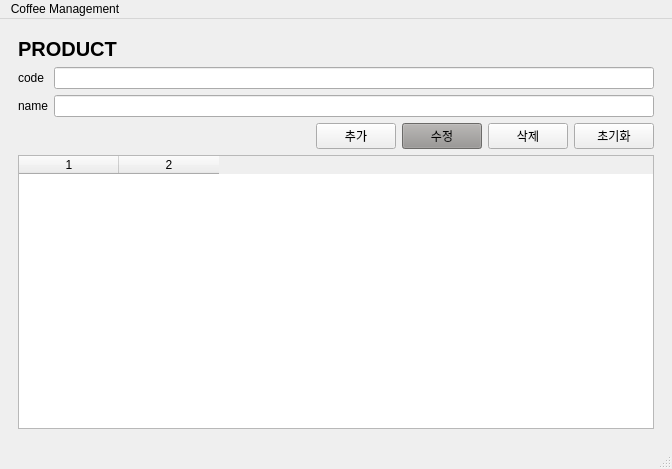
<?xml version="1.0" encoding="UTF-8"?>
<ui version="4.0">
 <class>MainWindow</class>
 <widget class="QMainWindow" name="MainWindow">
  <property name="geometry">
   <rect>
    <x>0</x>
    <y>0</y>
    <width>672</width>
    <height>469</height>
   </rect>
  </property>
  <property name="windowTitle">
   <string>Coffee_Application</string>
  </property>
  <widget class="QWidget" name="centralwidget">
   <layout class="QGridLayout" name="gridLayout_3">
    <item row="0" column="0">
     <widget class="QStackedWidget" name="stack_pg">
      <property name="currentIndex">
       <number>0</number>
      </property>
      <widget class="QWidget" name="pg_product">
       <layout class="QGridLayout" name="gridLayout">
        <item row="0" column="0">
         <layout class="QVBoxLayout" name="verticalLayout">
          <item>
           <widget class="QLabel" name="label">
            <property name="font">
             <font>
              <pointsize>15</pointsize>
              <weight>75</weight>
              <bold>true</bold>
             </font>
            </property>
            <property name="text">
             <string>PRODUCT</string>
            </property>
           </widget>
          </item>
          <item>
           <layout class="QFormLayout" name="formLayout">
            <item row="0" column="0">
             <widget class="QLabel" name="lbl_p_code">
              <property name="text">
               <string>code</string>
              </property>
             </widget>
            </item>
            <item row="0" column="1">
             <widget class="QLineEdit" name="le_p_code"/>
            </item>
            <item row="1" column="0">
             <widget class="QLabel" name="lbl_p_name">
              <property name="text">
               <string>name</string>
              </property>
             </widget>
            </item>
            <item row="1" column="1">
             <widget class="QLineEdit" name="le_p_name"/>
            </item>
           </layout>
          </item>
          <item>
           <layout class="QHBoxLayout" name="horizontalLayout">
            <item>
             <spacer name="horizontalSpacer">
              <property name="orientation">
               <enum>Qt::Horizontal</enum>
              </property>
              <property name="sizeHint" stdset="0">
               <size>
                <width>40</width>
                <height>20</height>
               </size>
              </property>
             </spacer>
            </item>
            <item>
             <widget class="QPushButton" name="btn_p_add">
              <property name="text">
               <string>추가</string>
              </property>
             </widget>
            </item>
            <item>
             <widget class="QPushButton" name="btn_p_update">
              <property name="palette">
               <palette>
                <active>
                 <colorrole role="WindowText">
                  <brush brushstyle="SolidPattern">
                   <color alpha="255">
                    <red>0</red>
                    <green>0</green>
                    <blue>0</blue>
                   </color>
                  </brush>
                 </colorrole>
                 <colorrole role="Button">
                  <brush brushstyle="SolidPattern">
                   <color alpha="255">
                    <red>150</red>
                    <green>148</green>
                    <blue>146</blue>
                   </color>
                  </brush>
                 </colorrole>
                 <colorrole role="Light">
                  <brush brushstyle="SolidPattern">
                   <color alpha="255">
                    <red>225</red>
                    <green>222</green>
                    <blue>219</blue>
                   </color>
                  </brush>
                 </colorrole>
                 <colorrole role="Midlight">
                  <brush brushstyle="SolidPattern">
                   <color alpha="255">
                    <red>187</red>
                    <green>185</green>
                    <blue>182</blue>
                   </color>
                  </brush>
                 </colorrole>
                 <colorrole role="Dark">
                  <brush brushstyle="SolidPattern">
                   <color alpha="255">
                    <red>75</red>
                    <green>74</green>
                    <blue>73</blue>
                   </color>
                  </brush>
                 </colorrole>
                 <colorrole role="Mid">
                  <brush brushstyle="SolidPattern">
                   <color alpha="255">
                    <red>100</red>
                    <green>99</green>
                    <blue>97</blue>
                   </color>
                  </brush>
                 </colorrole>
                 <colorrole role="Text">
                  <brush brushstyle="SolidPattern">
                   <color alpha="255">
                    <red>0</red>
                    <green>0</green>
                    <blue>0</blue>
                   </color>
                  </brush>
                 </colorrole>
                 <colorrole role="BrightText">
                  <brush brushstyle="SolidPattern">
                   <color alpha="255">
                    <red>255</red>
                    <green>255</green>
                    <blue>255</blue>
                   </color>
                  </brush>
                 </colorrole>
                 <colorrole role="ButtonText">
                  <brush brushstyle="SolidPattern">
                   <color alpha="255">
                    <red>0</red>
                    <green>0</green>
                    <blue>0</blue>
                   </color>
                  </brush>
                 </colorrole>
                 <colorrole role="Base">
                  <brush brushstyle="SolidPattern">
                   <color alpha="255">
                    <red>255</red>
                    <green>255</green>
                    <blue>255</blue>
                   </color>
                  </brush>
                 </colorrole>
                 <colorrole role="Window">
                  <brush brushstyle="SolidPattern">
                   <color alpha="255">
                    <red>150</red>
                    <green>148</green>
                    <blue>146</blue>
                   </color>
                  </brush>
                 </colorrole>
                 <colorrole role="Shadow">
                  <brush brushstyle="SolidPattern">
                   <color alpha="255">
                    <red>0</red>
                    <green>0</green>
                    <blue>0</blue>
                   </color>
                  </brush>
                 </colorrole>
                 <colorrole role="AlternateBase">
                  <brush brushstyle="SolidPattern">
                   <color alpha="255">
                    <red>202</red>
                    <green>201</green>
                    <blue>200</blue>
                   </color>
                  </brush>
                 </colorrole>
                 <colorrole role="ToolTipBase">
                  <brush brushstyle="SolidPattern">
                   <color alpha="255">
                    <red>255</red>
                    <green>255</green>
                    <blue>220</blue>
                   </color>
                  </brush>
                 </colorrole>
                 <colorrole role="ToolTipText">
                  <brush brushstyle="SolidPattern">
                   <color alpha="255">
                    <red>0</red>
                    <green>0</green>
                    <blue>0</blue>
                   </color>
                  </brush>
                 </colorrole>
                </active>
                <inactive>
                 <colorrole role="WindowText">
                  <brush brushstyle="SolidPattern">
                   <color alpha="255">
                    <red>0</red>
                    <green>0</green>
                    <blue>0</blue>
                   </color>
                  </brush>
                 </colorrole>
                 <colorrole role="Button">
                  <brush brushstyle="SolidPattern">
                   <color alpha="255">
                    <red>150</red>
                    <green>148</green>
                    <blue>146</blue>
                   </color>
                  </brush>
                 </colorrole>
                 <colorrole role="Light">
                  <brush brushstyle="SolidPattern">
                   <color alpha="255">
                    <red>225</red>
                    <green>222</green>
                    <blue>219</blue>
                   </color>
                  </brush>
                 </colorrole>
                 <colorrole role="Midlight">
                  <brush brushstyle="SolidPattern">
                   <color alpha="255">
                    <red>187</red>
                    <green>185</green>
                    <blue>182</blue>
                   </color>
                  </brush>
                 </colorrole>
                 <colorrole role="Dark">
                  <brush brushstyle="SolidPattern">
                   <color alpha="255">
                    <red>75</red>
                    <green>74</green>
                    <blue>73</blue>
                   </color>
                  </brush>
                 </colorrole>
                 <colorrole role="Mid">
                  <brush brushstyle="SolidPattern">
                   <color alpha="255">
                    <red>100</red>
                    <green>99</green>
                    <blue>97</blue>
                   </color>
                  </brush>
                 </colorrole>
                 <colorrole role="Text">
                  <brush brushstyle="SolidPattern">
                   <color alpha="255">
                    <red>0</red>
                    <green>0</green>
                    <blue>0</blue>
                   </color>
                  </brush>
                 </colorrole>
                 <colorrole role="BrightText">
                  <brush brushstyle="SolidPattern">
                   <color alpha="255">
                    <red>255</red>
                    <green>255</green>
                    <blue>255</blue>
                   </color>
                  </brush>
                 </colorrole>
                 <colorrole role="ButtonText">
                  <brush brushstyle="SolidPattern">
                   <color alpha="255">
                    <red>0</red>
                    <green>0</green>
                    <blue>0</blue>
                   </color>
                  </brush>
                 </colorrole>
                 <colorrole role="Base">
                  <brush brushstyle="SolidPattern">
                   <color alpha="255">
                    <red>255</red>
                    <green>255</green>
                    <blue>255</blue>
                   </color>
                  </brush>
                 </colorrole>
                 <colorrole role="Window">
                  <brush brushstyle="SolidPattern">
                   <color alpha="255">
                    <red>150</red>
                    <green>148</green>
                    <blue>146</blue>
                   </color>
                  </brush>
                 </colorrole>
                 <colorrole role="Shadow">
                  <brush brushstyle="SolidPattern">
                   <color alpha="255">
                    <red>0</red>
                    <green>0</green>
                    <blue>0</blue>
                   </color>
                  </brush>
                 </colorrole>
                 <colorrole role="AlternateBase">
                  <brush brushstyle="SolidPattern">
                   <color alpha="255">
                    <red>202</red>
                    <green>201</green>
                    <blue>200</blue>
                   </color>
                  </brush>
                 </colorrole>
                 <colorrole role="ToolTipBase">
                  <brush brushstyle="SolidPattern">
                   <color alpha="255">
                    <red>255</red>
                    <green>255</green>
                    <blue>220</blue>
                   </color>
                  </brush>
                 </colorrole>
                 <colorrole role="ToolTipText">
                  <brush brushstyle="SolidPattern">
                   <color alpha="255">
                    <red>0</red>
                    <green>0</green>
                    <blue>0</blue>
                   </color>
                  </brush>
                 </colorrole>
                </inactive>
                <disabled>
                 <colorrole role="WindowText">
                  <brush brushstyle="SolidPattern">
                   <color alpha="255">
                    <red>75</red>
                    <green>74</green>
                    <blue>73</blue>
                   </color>
                  </brush>
                 </colorrole>
                 <colorrole role="Button">
                  <brush brushstyle="SolidPattern">
                   <color alpha="255">
                    <red>150</red>
                    <green>148</green>
                    <blue>146</blue>
                   </color>
                  </brush>
                 </colorrole>
                 <colorrole role="Light">
                  <brush brushstyle="SolidPattern">
                   <color alpha="255">
                    <red>225</red>
                    <green>222</green>
                    <blue>219</blue>
                   </color>
                  </brush>
                 </colorrole>
                 <colorrole role="Midlight">
                  <brush brushstyle="SolidPattern">
                   <color alpha="255">
                    <red>187</red>
                    <green>185</green>
                    <blue>182</blue>
                   </color>
                  </brush>
                 </colorrole>
                 <colorrole role="Dark">
                  <brush brushstyle="SolidPattern">
                   <color alpha="255">
                    <red>75</red>
                    <green>74</green>
                    <blue>73</blue>
                   </color>
                  </brush>
                 </colorrole>
                 <colorrole role="Mid">
                  <brush brushstyle="SolidPattern">
                   <color alpha="255">
                    <red>100</red>
                    <green>99</green>
                    <blue>97</blue>
                   </color>
                  </brush>
                 </colorrole>
                 <colorrole role="Text">
                  <brush brushstyle="SolidPattern">
                   <color alpha="255">
                    <red>75</red>
                    <green>74</green>
                    <blue>73</blue>
                   </color>
                  </brush>
                 </colorrole>
                 <colorrole role="BrightText">
                  <brush brushstyle="SolidPattern">
                   <color alpha="255">
                    <red>255</red>
                    <green>255</green>
                    <blue>255</blue>
                   </color>
                  </brush>
                 </colorrole>
                 <colorrole role="ButtonText">
                  <brush brushstyle="SolidPattern">
                   <color alpha="255">
                    <red>75</red>
                    <green>74</green>
                    <blue>73</blue>
                   </color>
                  </brush>
                 </colorrole>
                 <colorrole role="Base">
                  <brush brushstyle="SolidPattern">
                   <color alpha="255">
                    <red>150</red>
                    <green>148</green>
                    <blue>146</blue>
                   </color>
                  </brush>
                 </colorrole>
                 <colorrole role="Window">
                  <brush brushstyle="SolidPattern">
                   <color alpha="255">
                    <red>150</red>
                    <green>148</green>
                    <blue>146</blue>
                   </color>
                  </brush>
                 </colorrole>
                 <colorrole role="Shadow">
                  <brush brushstyle="SolidPattern">
                   <color alpha="255">
                    <red>0</red>
                    <green>0</green>
                    <blue>0</blue>
                   </color>
                  </brush>
                 </colorrole>
                 <colorrole role="AlternateBase">
                  <brush brushstyle="SolidPattern">
                   <color alpha="255">
                    <red>150</red>
                    <green>148</green>
                    <blue>146</blue>
                   </color>
                  </brush>
                 </colorrole>
                 <colorrole role="ToolTipBase">
                  <brush brushstyle="SolidPattern">
                   <color alpha="255">
                    <red>255</red>
                    <green>255</green>
                    <blue>220</blue>
                   </color>
                  </brush>
                 </colorrole>
                 <colorrole role="ToolTipText">
                  <brush brushstyle="SolidPattern">
                   <color alpha="255">
                    <red>0</red>
                    <green>0</green>
                    <blue>0</blue>
                   </color>
                  </brush>
                 </colorrole>
                </disabled>
               </palette>
              </property>
              <property name="text">
               <string>수정</string>
              </property>
             </widget>
            </item>
            <item>
             <widget class="QPushButton" name="btn_p_del">
              <property name="text">
               <string>삭제</string>
              </property>
             </widget>
            </item>
            <item>
             <widget class="QPushButton" name="btn_p_init">
              <property name="text">
               <string>초기화</string>
              </property>
             </widget>
            </item>
           </layout>
          </item>
          <item>
           <widget class="QTableWidget" name="tbl_p">
            <property name="rowCount">
             <number>0</number>
            </property>
            <property name="columnCount">
             <number>2</number>
            </property>
            <column/>
            <column/>
           </widget>
          </item>
         </layout>
        </item>
       </layout>
      </widget>
      <widget class="QWidget" name="pg_sale">
       <layout class="QGridLayout" name="gridLayout_2">
        <item row="0" column="0">
         <layout class="QVBoxLayout" name="verticalLayout_4">
          <item>
           <widget class="QLabel" name="label_2">
            <property name="font">
             <font>
              <pointsize>15</pointsize>
              <weight>75</weight>
              <bold>true</bold>
             </font>
            </property>
            <property name="text">
             <string>SALE</string>
            </property>
           </widget>
          </item>
          <item>
           <layout class="QHBoxLayout" name="horizontalLayout_2">
            <item>
             <layout class="QVBoxLayout" name="verticalLayout_2">
              <item>
               <widget class="QLabel" name="lbl_s_code">
                <property name="text">
                 <string>code</string>
                </property>
               </widget>
              </item>
              <item>
               <widget class="QLabel" name="lbl_s_price">
                <property name="text">
                 <string>price</string>
                </property>
               </widget>
              </item>
              <item>
               <widget class="QLabel" name="lbl_s_saleCnt">
                <property name="text">
                 <string>saleCnt</string>
                </property>
               </widget>
              </item>
              <item>
               <widget class="QLabel" name="lbl_s_marginRate">
                <property name="text">
                 <string>marginRate</string>
                </property>
               </widget>
              </item>
             </layout>
            </item>
            <item>
             <layout class="QVBoxLayout" name="verticalLayout_3">
              <item>
               <widget class="QLineEdit" name="le_s_code"/>
              </item>
              <item>
               <widget class="QLineEdit" name="le_s_price"/>
              </item>
              <item>
               <widget class="QLineEdit" name="le_s_saleCnt"/>
              </item>
              <item>
               <widget class="QLineEdit" name="le_s_marginRate"/>
              </item>
             </layout>
            </item>
           </layout>
          </item>
          <item>
           <layout class="QHBoxLayout" name="horizontalLayout_3">
            <item>
             <spacer name="horizontalSpacer_2">
              <property name="orientation">
               <enum>Qt::Horizontal</enum>
              </property>
              <property name="sizeHint" stdset="0">
               <size>
                <width>40</width>
                <height>20</height>
               </size>
              </property>
             </spacer>
            </item>
            <item>
             <widget class="QPushButton" name="btn_s_add">
              <property name="text">
               <string>추가</string>
              </property>
             </widget>
            </item>
            <item>
             <widget class="QPushButton" name="btn_s_update">
              <property name="palette">
               <palette>
                <active>
                 <colorrole role="WindowText">
                  <brush brushstyle="SolidPattern">
                   <color alpha="255">
                    <red>0</red>
                    <green>0</green>
                    <blue>0</blue>
                   </color>
                  </brush>
                 </colorrole>
                 <colorrole role="Button">
                  <brush brushstyle="SolidPattern">
                   <color alpha="255">
                    <red>150</red>
                    <green>148</green>
                    <blue>146</blue>
                   </color>
                  </brush>
                 </colorrole>
                 <colorrole role="Light">
                  <brush brushstyle="SolidPattern">
                   <color alpha="255">
                    <red>225</red>
                    <green>222</green>
                    <blue>219</blue>
                   </color>
                  </brush>
                 </colorrole>
                 <colorrole role="Midlight">
                  <brush brushstyle="SolidPattern">
                   <color alpha="255">
                    <red>187</red>
                    <green>185</green>
                    <blue>182</blue>
                   </color>
                  </brush>
                 </colorrole>
                 <colorrole role="Dark">
                  <brush brushstyle="SolidPattern">
                   <color alpha="255">
                    <red>75</red>
                    <green>74</green>
                    <blue>73</blue>
                   </color>
                  </brush>
                 </colorrole>
                 <colorrole role="Mid">
                  <brush brushstyle="SolidPattern">
                   <color alpha="255">
                    <red>100</red>
                    <green>99</green>
                    <blue>97</blue>
                   </color>
                  </brush>
                 </colorrole>
                 <colorrole role="Text">
                  <brush brushstyle="SolidPattern">
                   <color alpha="255">
                    <red>0</red>
                    <green>0</green>
                    <blue>0</blue>
                   </color>
                  </brush>
                 </colorrole>
                 <colorrole role="BrightText">
                  <brush brushstyle="SolidPattern">
                   <color alpha="255">
                    <red>255</red>
                    <green>255</green>
                    <blue>255</blue>
                   </color>
                  </brush>
                 </colorrole>
                 <colorrole role="ButtonText">
                  <brush brushstyle="SolidPattern">
                   <color alpha="255">
                    <red>0</red>
                    <green>0</green>
                    <blue>0</blue>
                   </color>
                  </brush>
                 </colorrole>
                 <colorrole role="Base">
                  <brush brushstyle="SolidPattern">
                   <color alpha="255">
                    <red>255</red>
                    <green>255</green>
                    <blue>255</blue>
                   </color>
                  </brush>
                 </colorrole>
                 <colorrole role="Window">
                  <brush brushstyle="SolidPattern">
                   <color alpha="255">
                    <red>150</red>
                    <green>148</green>
                    <blue>146</blue>
                   </color>
                  </brush>
                 </colorrole>
                 <colorrole role="Shadow">
                  <brush brushstyle="SolidPattern">
                   <color alpha="255">
                    <red>0</red>
                    <green>0</green>
                    <blue>0</blue>
                   </color>
                  </brush>
                 </colorrole>
                 <colorrole role="AlternateBase">
                  <brush brushstyle="SolidPattern">
                   <color alpha="255">
                    <red>202</red>
                    <green>201</green>
                    <blue>200</blue>
                   </color>
                  </brush>
                 </colorrole>
                 <colorrole role="ToolTipBase">
                  <brush brushstyle="SolidPattern">
                   <color alpha="255">
                    <red>255</red>
                    <green>255</green>
                    <blue>220</blue>
                   </color>
                  </brush>
                 </colorrole>
                 <colorrole role="ToolTipText">
                  <brush brushstyle="SolidPattern">
                   <color alpha="255">
                    <red>0</red>
                    <green>0</green>
                    <blue>0</blue>
                   </color>
                  </brush>
                 </colorrole>
                </active>
                <inactive>
                 <colorrole role="WindowText">
                  <brush brushstyle="SolidPattern">
                   <color alpha="255">
                    <red>0</red>
                    <green>0</green>
                    <blue>0</blue>
                   </color>
                  </brush>
                 </colorrole>
                 <colorrole role="Button">
                  <brush brushstyle="SolidPattern">
                   <color alpha="255">
                    <red>150</red>
                    <green>148</green>
                    <blue>146</blue>
                   </color>
                  </brush>
                 </colorrole>
                 <colorrole role="Light">
                  <brush brushstyle="SolidPattern">
                   <color alpha="255">
                    <red>225</red>
                    <green>222</green>
                    <blue>219</blue>
                   </color>
                  </brush>
                 </colorrole>
                 <colorrole role="Midlight">
                  <brush brushstyle="SolidPattern">
                   <color alpha="255">
                    <red>187</red>
                    <green>185</green>
                    <blue>182</blue>
                   </color>
                  </brush>
                 </colorrole>
                 <colorrole role="Dark">
                  <brush brushstyle="SolidPattern">
                   <color alpha="255">
                    <red>75</red>
                    <green>74</green>
                    <blue>73</blue>
                   </color>
                  </brush>
                 </colorrole>
                 <colorrole role="Mid">
                  <brush brushstyle="SolidPattern">
                   <color alpha="255">
                    <red>100</red>
                    <green>99</green>
                    <blue>97</blue>
                   </color>
                  </brush>
                 </colorrole>
                 <colorrole role="Text">
                  <brush brushstyle="SolidPattern">
                   <color alpha="255">
                    <red>0</red>
                    <green>0</green>
                    <blue>0</blue>
                   </color>
                  </brush>
                 </colorrole>
                 <colorrole role="BrightText">
                  <brush brushstyle="SolidPattern">
                   <color alpha="255">
                    <red>255</red>
                    <green>255</green>
                    <blue>255</blue>
                   </color>
                  </brush>
                 </colorrole>
                 <colorrole role="ButtonText">
                  <brush brushstyle="SolidPattern">
                   <color alpha="255">
                    <red>0</red>
                    <green>0</green>
                    <blue>0</blue>
                   </color>
                  </brush>
                 </colorrole>
                 <colorrole role="Base">
                  <brush brushstyle="SolidPattern">
                   <color alpha="255">
                    <red>255</red>
                    <green>255</green>
                    <blue>255</blue>
                   </color>
                  </brush>
                 </colorrole>
                 <colorrole role="Window">
                  <brush brushstyle="SolidPattern">
                   <color alpha="255">
                    <red>150</red>
                    <green>148</green>
                    <blue>146</blue>
                   </color>
                  </brush>
                 </colorrole>
                 <colorrole role="Shadow">
                  <brush brushstyle="SolidPattern">
                   <color alpha="255">
                    <red>0</red>
                    <green>0</green>
                    <blue>0</blue>
                   </color>
                  </brush>
                 </colorrole>
                 <colorrole role="AlternateBase">
                  <brush brushstyle="SolidPattern">
                   <color alpha="255">
                    <red>202</red>
                    <green>201</green>
                    <blue>200</blue>
                   </color>
                  </brush>
                 </colorrole>
                 <colorrole role="ToolTipBase">
                  <brush brushstyle="SolidPattern">
                   <color alpha="255">
                    <red>255</red>
                    <green>255</green>
                    <blue>220</blue>
                   </color>
                  </brush>
                 </colorrole>
                 <colorrole role="ToolTipText">
                  <brush brushstyle="SolidPattern">
                   <color alpha="255">
                    <red>0</red>
                    <green>0</green>
                    <blue>0</blue>
                   </color>
                  </brush>
                 </colorrole>
                </inactive>
                <disabled>
                 <colorrole role="WindowText">
                  <brush brushstyle="SolidPattern">
                   <color alpha="255">
                    <red>75</red>
                    <green>74</green>
                    <blue>73</blue>
                   </color>
                  </brush>
                 </colorrole>
                 <colorrole role="Button">
                  <brush brushstyle="SolidPattern">
                   <color alpha="255">
                    <red>150</red>
                    <green>148</green>
                    <blue>146</blue>
                   </color>
                  </brush>
                 </colorrole>
                 <colorrole role="Light">
                  <brush brushstyle="SolidPattern">
                   <color alpha="255">
                    <red>225</red>
                    <green>222</green>
                    <blue>219</blue>
                   </color>
                  </brush>
                 </colorrole>
                 <colorrole role="Midlight">
                  <brush brushstyle="SolidPattern">
                   <color alpha="255">
                    <red>187</red>
                    <green>185</green>
                    <blue>182</blue>
                   </color>
                  </brush>
                 </colorrole>
                 <colorrole role="Dark">
                  <brush brushstyle="SolidPattern">
                   <color alpha="255">
                    <red>75</red>
                    <green>74</green>
                    <blue>73</blue>
                   </color>
                  </brush>
                 </colorrole>
                 <colorrole role="Mid">
                  <brush brushstyle="SolidPattern">
                   <color alpha="255">
                    <red>100</red>
                    <green>99</green>
                    <blue>97</blue>
                   </color>
                  </brush>
                 </colorrole>
                 <colorrole role="Text">
                  <brush brushstyle="SolidPattern">
                   <color alpha="255">
                    <red>75</red>
                    <green>74</green>
                    <blue>73</blue>
                   </color>
                  </brush>
                 </colorrole>
                 <colorrole role="BrightText">
                  <brush brushstyle="SolidPattern">
                   <color alpha="255">
                    <red>255</red>
                    <green>255</green>
                    <blue>255</blue>
                   </color>
                  </brush>
                 </colorrole>
                 <colorrole role="ButtonText">
                  <brush brushstyle="SolidPattern">
                   <color alpha="255">
                    <red>75</red>
                    <green>74</green>
                    <blue>73</blue>
                   </color>
                  </brush>
                 </colorrole>
                 <colorrole role="Base">
                  <brush brushstyle="SolidPattern">
                   <color alpha="255">
                    <red>150</red>
                    <green>148</green>
                    <blue>146</blue>
                   </color>
                  </brush>
                 </colorrole>
                 <colorrole role="Window">
                  <brush brushstyle="SolidPattern">
                   <color alpha="255">
                    <red>150</red>
                    <green>148</green>
                    <blue>146</blue>
                   </color>
                  </brush>
                 </colorrole>
                 <colorrole role="Shadow">
                  <brush brushstyle="SolidPattern">
                   <color alpha="255">
                    <red>0</red>
                    <green>0</green>
                    <blue>0</blue>
                   </color>
                  </brush>
                 </colorrole>
                 <colorrole role="AlternateBase">
                  <brush brushstyle="SolidPattern">
                   <color alpha="255">
                    <red>150</red>
                    <green>148</green>
                    <blue>146</blue>
                   </color>
                  </brush>
                 </colorrole>
                 <colorrole role="ToolTipBase">
                  <brush brushstyle="SolidPattern">
                   <color alpha="255">
                    <red>255</red>
                    <green>255</green>
                    <blue>220</blue>
                   </color>
                  </brush>
                 </colorrole>
                 <colorrole role="ToolTipText">
                  <brush brushstyle="SolidPattern">
                   <color alpha="255">
                    <red>0</red>
                    <green>0</green>
                    <blue>0</blue>
                   </color>
                  </brush>
                 </colorrole>
                </disabled>
               </palette>
              </property>
              <property name="text">
               <string>수정</string>
              </property>
             </widget>
            </item>
            <item>
             <widget class="QPushButton" name="btn_s_del">
              <property name="text">
               <string>삭제</string>
              </property>
             </widget>
            </item>
            <item>
             <widget class="QPushButton" name="btn_s_init">
              <property name="text">
               <string>초기화</string>
              </property>
             </widget>
            </item>
           </layout>
          </item>
          <item>
           <widget class="QTableWidget" name="tbl_s">
            <property name="rowCount">
             <number>0</number>
            </property>
            <property name="columnCount">
             <number>5</number>
            </property>
            <column/>
            <column/>
            <column/>
            <column/>
            <column/>
           </widget>
          </item>
         </layout>
        </item>
       </layout>
      </widget>
      <widget class="QWidget" name="page_sale_detail">
       <layout class="QGridLayout" name="gridLayout_4">
        <item row="0" column="0">
         <layout class="QVBoxLayout" name="verticalLayout_5">
          <item>
           <widget class="QLabel" name="label_3">
            <property name="font">
             <font>
              <pointsize>15</pointsize>
              <weight>75</weight>
              <bold>true</bold>
             </font>
            </property>
            <property name="text">
             <string>SALE_Detail</string>
            </property>
           </widget>
          </item>
          <item>
           <layout class="QHBoxLayout" name="horizontalLayout_4">
            <item>
             <widget class="QPushButton" name="btn_sd_no">
              <property name="text">
               <string>입력순정렬</string>
              </property>
             </widget>
            </item>
            <item>
             <widget class="QPushButton" name="btn_sd_sp">
              <property name="text">
               <string>sale_price순정렬</string>
              </property>
             </widget>
            </item>
            <item>
             <widget class="QPushButton" name="btn_sd_mp">
              <property name="text">
               <string>margin_price순 정렬</string>
              </property>
             </widget>
            </item>
           </layout>
          </item>
          <item>
           <widget class="QTableWidget" name="tbl_sd">
            <property name="rowCount">
             <number>0</number>
            </property>
            <property name="columnCount">
             <number>10</number>
            </property>
            <column/>
            <column/>
            <column/>
            <column/>
            <column/>
            <column/>
            <column/>
            <column/>
            <column/>
            <column/>
           </widget>
          </item>
         </layout>
        </item>
       </layout>
      </widget>
     </widget>
    </item>
   </layout>
  </widget>
  <widget class="QMenuBar" name="menubar">
   <property name="geometry">
    <rect>
     <x>0</x>
     <y>0</y>
     <width>672</width>
     <height>20</height>
    </rect>
   </property>
   <widget class="QMenu" name="menuDatabase">
    <property name="title">
     <string>Coffee Management</string>
    </property>
    <addaction name="menu_p"/>
    <addaction name="menu_s"/>
    <addaction name="menu_sd"/>
   </widget>
   <addaction name="menuDatabase"/>
  </widget>
  <widget class="QStatusBar" name="statusbar"/>
  <action name="menu_p">
   <property name="text">
    <string>product_table</string>
   </property>
  </action>
  <action name="menu_s">
   <property name="text">
    <string>sale_table</string>
   </property>
  </action>
  <action name="menu_sd">
   <property name="text">
    <string>sale_detail_table</string>
   </property>
  </action>
 </widget>
 <resources/>
 <connections/>
</ui>
